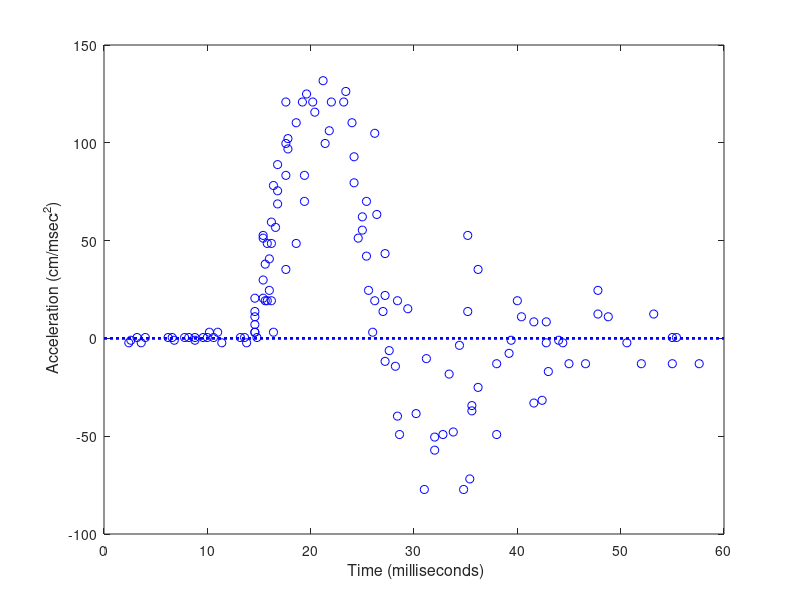

Write the MATLAB code that produced this figure. (Note: this script raises an error after producing the figure.)
%%%  Analyses of headimpact impact data
%  D2x(t) = -beta0 x(t) - beta1 Dx(t) + alpha u(t)

%  add path to fda functions

addpath('../fdaM')
addpath('Examples/HeadImpact')

%% Set up the full data

load motorcycledata.txt

motot = motorcycledata(:,2);  %  time in milliseconds
motoy = motorcycledata(:,3);  %  deformation in 0.1 millimeters

%  adjust the data for baseline and plot

impact  = 14.0;  %  impact time
baseind = motot < impact;
basey   = mean(motoy(baseind));

%  remove baseline, change time, and convert to centimeters

motoy   = (basey - motoy);  

%% plot the data

figure(1)
plot(motot, motoy, 'bo', [0,60], [0,0], 'b:', 'LineWidth', 2)
% axis([0,60,-100,150])
xlabel('\fontsize{16} Time (milliseconds)')
ylabel('\fontsize{16} Acceleration (cm/msec^2)')

%% set up a pulse function located at times 14-15

motorng = [0,60];
Ubasis = create_bspline_basis(motorng, 3, 1, [0,14,15,60]);
Ufd = fd([0;1;0],Ubasis);

%% Set up the cell array coefCell

conbasis = create_constant_basis(motorng);
confdPar = fdPar(conbasis, 0, 0, 1);

fourierbasis = create_fourier_basis(motorng, 3, motorng(2));

% coefStr1.fun      = confdPar;
% coefStr1.parvec   = 0.073;
coefStr1.fun      = fourierbasis;
coefStr1.parvec   = [0.073; 0; 0];
coefStr1.estimate = 1;
coefStr1.coeftype = 'beta';

% coefStr2.fun      = confdPar;
% coefStr2.parvec   = 0.01;
coefStr2.fun      = fourierbasis;
coefStr2.parvec   = [0.01; 0; 0];
coefStr2.estimate = 1;
coefStr2.coeftype = 'beta';

coefStr3.fun      = confdPar;
coefStr3.parvec   = 0.25;
coefStr3.estimate = 1;
coefStr3.coeftype = 'alpha';

coefCell  = cell(3,1);
coefCell{1} = coefStr1;
coefCell{2} = coefStr2;
coefCell{3} = coefStr3;

[coefCell, ntheta] = coefCheck(coefCell);

disp(['ntheta = ',num2str(ntheta)])

%% construct basis for output x(t), multiple knots at times 14 and 15
%  Order 6 spline basis, with three knots at the impact point and 
%  three knots at impact + delta to permit discontinuous first 
%  derivatives at these points

knots     = [0,14,14,14,15,15,linspace(15,60,11)];
norder    = 6;
delta     = 1;
nbasis    = 21;
motobasis = create_bspline_basis(motorng,nbasis,norder,knots);

mototfine = linspace(0,60,501)';
motoyfine = eval_basis(mototfine, motobasis);

figure(2)
subplot(1,1,1)
plot(mototfine, motoyfine, 'b-', ...
     [14,14], [0,1], 'b--', [15,15], [0,1], 'b--', 'LineWidth', 2)
axis([0,60,0,1])
xlabel('\fontsize{16} Time t')
ylabel('\fontsize{16} Basis functions \phi_k(t)')

XbasisCell = cell(1);
XbasisCell{1} = motobasis;

%% Set up the cell array modelCell

modelCell = cell(1);

modelStr.order = 2;
modelStr.XCell = cell(2,1);
modelStr.FCell = cell(1);

Xterm0Str.variable   = 1;
Xterm0Str.derivative = 0;
Xterm0Str.ncoef      = 1;
Xterm0Str.factor     = -1;
modelStr.XCell{1}    = Xterm0Str;

Xterm1Str.variable   = 1;
Xterm1Str.derivative = 1;
Xterm1Str.ncoef      = 2;
Xterm1Str.factor     = -1;
modelStr.XCell{2}    = Xterm1Str;

FtermStr.ncoef = 3;
FtermStr.Ufd   = Ufd;
modelStr.FCell{1} = FtermStr;

modelCell{1} = modelStr;

modelCell = make_Model(XbasisCell, modelCell, coefCell);

%%  Define the cell array containing the data

yCell = cell(1);

yStr.argvals = motot;
yStr.y       = motoy;

yCell{1} = yStr;

%% An evaluation of the criterion at the initial values

rho = 0.5;  %  light smoothing;

%  this command causes Data2LD to set up and save the tensors

clear functions

[MSE, DMSE] = Data2LD(yCell, XbasisCell, modelCell, coefCell, rho);
                 
%% Optimization of the criterion

%  algorithm constants

dbglev   =  1;    %  debugging level
iterlim  = 50;    %  maximum number of iterations
conv     = [1e-8, 1e-4];  %  convergence criterion

gammavec = 0:8;
rhoVec   = exp(gammavec)./(1+exp(gammavec));
nrho   = length(rhoVec);
dfesave = zeros(nrho,1);
gcvsave = zeros(nrho,1);
MSEsave = zeros(nrho,1);
thesave = zeros(nrho,ntheta);

coefCell_opt = coefCell;

for irho = 1:nrho
    rhoi = rhoVec(irho);
    theta_opti = Data2LD_opt(yCell, XbasisCell, modelCell, coefCell_opt, ...
                             rhoi, conv, iterlim, dbglev);
    coefCell_opti = BAwtvec2cell(theta_opti, coefCell);
    [MSE, DpMSE, D2ppMSE, XfdCell, df, gcv] = ...
              Data2LD(yCell, XbasisCell, modelCell, coefCell_opti, rhoi);
    thesave(irho,:) = theta_opti';
    dfesave(irho)   = df;
    gcvsave(irho)   = gcv;
    MSEsave(irho)   = MSE;
end

% display the optimal parameter values

disp(['Stiffness = ',num2str(thesave(9,1:3))]) 
disp(['Damping   = ',num2str(thesave(9,4:6))])
disp(['Forcing   = ',num2str(thesave(9,7))])

% display degrees of freedom and gcv values

disp('    rho      df         gcv')
disp([rhoVec', dfesave, gcvsave])

%% Evaluate the fit for parameter values at highest rho value

irho = 9;

theta = thesave(irho,:);
coefCell = BAwtvec2cell(theta, coefCell);
rho = rhoVec(irho);
[MSE, ~, ~, XfdCell, df, gcv, ISE, Var_theta] = ...
                     Data2LD(yCell, XbasisCell, modelCell, coefCell, rho);
disp(['MSE = ', num2str(MSE)])
disp(['df  = ', num2str(df)])
disp(['gcv = ', num2str(gcv)])

motofd   = getfd(XfdCell{1});
motofine = eval_fd(mototfine, motofd);
figure(3)
plot(mototfine, motofine, 'b-', 'LineWidth', 2)
hold on
plot(motot, motoy, 'bo', ...
          [impact,      impact],       [0,1], 'b--', ...
          [impact+delta,impact+delta], [0,1], 'b--', ...
          [impact,      impact+delta], [1,1], 'b--', ...
          [0,60], [0,0], 'b:', 'LineWidth', 2)
hold off
axis([0,60,-100,150])
xlabel('\fontsize{16} Time (msec)')
ylabel('\fontsize{16} Acceleration (cm/msec^2)')

% compute standard error and confidence limits for forcing

stderr = sqrt(diag(Var_theta));
theta = thesave(irho,:)';
thetaUP = theta + 2*stderr;
thetaDN = theta - 2*stderr;

disp(['rate constant       beta0:  ', ...
      num2str([theta(1), thetaDN(1), thetaUP(1), stderr(1)])])
disp(['rate constant       beta1:  ', ...
      num2str([theta(2), thetaDN(2), thetaUP(2), stderr(2)])])
disp(['forcing coefficient alpha: ', ...
      num2str([theta(3), thetaDN(3), thetaUP(3), stderr(3)])])
 
%%  plot the evolution of the parameters over the values of rho

figure(4)
subplot(3,1,1)
plot(rhoVec, thesave(:,1), 'bo-', 'LineWidth', 2)
xlabel('\fontsize{16} \rho')
ylabel('\fontsize{16} parameter \beta_0')
subplot(3,1,2)
plot(rhoVec, thesave(:,2), 'bo-', 'LineWidth', 2)
xlabel('\fontsize{16} \rho')
ylabel('\fontsize{16} parameter \beta_1')
subplot(3,1,3)
plot(rhoVec, thesave(:,3), 'bo-', 'LineWidth', 2)
xlabel('\fontsize{16} \rho')
ylabel('\fontsize{16} parameter \alpha')

